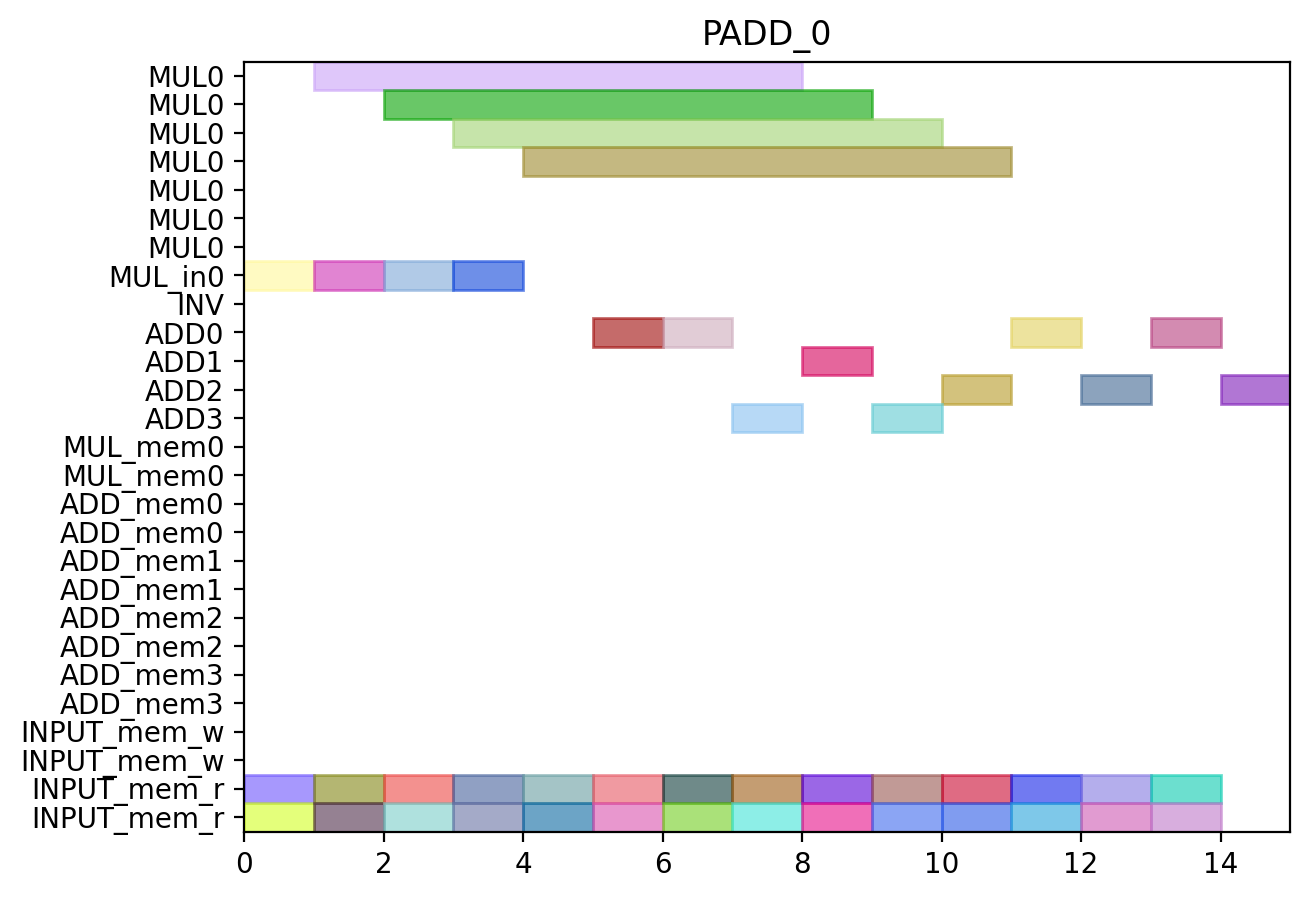

Generate this figure with Python:
from pyschedule import Scenario, solvers, plotters, alt


def solve():
	horizon = 90
	S = Scenario("PADD_0", horizon=horizon)

	# resource
	MUL = S.Resources('MUL', num=1, size=7)
	MUL_in = S.Resources('MUL_in', num=1)
	INV = S.Resource('INV')
	ADD = S.Resources('ADD', num=4, periods=range(1, horizon))
	MUL_mem = S.Resources('MUL_mem', num=1, size=2)
	ADD_mem = S.Resources('ADD_mem', num=4, size=2)
	INPUT_mem_w = S.Resource('INPUT_mem_w', size=2)
	INPUT_mem_r = S.Resource('INPUT_mem_r', size=2)

	# result of previous scheduling

	# new tasks
	t0_t0_in = S.Task('t0_t0_in', length=1, delay_cost=1)
	t0_t0_in += alt(MUL_in)
	t0_t0 = S.Task('t0_t0', length=7, delay_cost=1)
	t0_t0 += alt(MUL)
	S += t0_t0>=t0_t0_in

	t0_t0_mem0 = S.Task('t0_t0_mem0', length=1, delay_cost=1)
	t0_t0_mem0 += INPUT_mem_r
	S += t0_t0_mem0 <= t0_t0

	t0_t0_mem1 = S.Task('t0_t0_mem1', length=1, delay_cost=1)
	t0_t0_mem1 += INPUT_mem_r
	S += t0_t0_mem1 <= t0_t0

	t0_t1_in = S.Task('t0_t1_in', length=1, delay_cost=1)
	t0_t1_in += alt(MUL_in)
	t0_t1 = S.Task('t0_t1', length=7, delay_cost=1)
	t0_t1 += alt(MUL)
	S += t0_t1>=t0_t1_in

	t0_t1_mem0 = S.Task('t0_t1_mem0', length=1, delay_cost=1)
	t0_t1_mem0 += INPUT_mem_r
	S += t0_t1_mem0 <= t0_t1

	t0_t1_mem1 = S.Task('t0_t1_mem1', length=1, delay_cost=1)
	t0_t1_mem1 += INPUT_mem_r
	S += t0_t1_mem1 <= t0_t1

	t0_t2 = S.Task('t0_t2', length=1, delay_cost=1)
	t0_t2 += alt(ADD)

	t0_t2_mem0 = S.Task('t0_t2_mem0', length=1, delay_cost=1)
	t0_t2_mem0 += INPUT_mem_r
	S += t0_t2_mem0 <= t0_t2

	t0_t2_mem1 = S.Task('t0_t2_mem1', length=1, delay_cost=1)
	t0_t2_mem1 += INPUT_mem_r
	S += t0_t2_mem1 <= t0_t2

	t0_t3 = S.Task('t0_t3', length=1, delay_cost=1)
	t0_t3 += alt(ADD)

	t0_t3_mem0 = S.Task('t0_t3_mem0', length=1, delay_cost=1)
	t0_t3_mem0 += INPUT_mem_r
	S += t0_t3_mem0 <= t0_t3

	t0_t3_mem1 = S.Task('t0_t3_mem1', length=1, delay_cost=1)
	t0_t3_mem1 += INPUT_mem_r
	S += t0_t3_mem1 <= t0_t3

	t2_t0_in = S.Task('t2_t0_in', length=1, delay_cost=1)
	t2_t0_in += alt(MUL_in)
	t2_t0 = S.Task('t2_t0', length=7, delay_cost=1)
	t2_t0 += alt(MUL)
	S += t2_t0>=t2_t0_in

	t2_t0_mem0 = S.Task('t2_t0_mem0', length=1, delay_cost=1)
	t2_t0_mem0 += INPUT_mem_r
	S += t2_t0_mem0 <= t2_t0

	t2_t0_mem1 = S.Task('t2_t0_mem1', length=1, delay_cost=1)
	t2_t0_mem1 += INPUT_mem_r
	S += t2_t0_mem1 <= t2_t0

	t2_t1_in = S.Task('t2_t1_in', length=1, delay_cost=1)
	t2_t1_in += alt(MUL_in)
	t2_t1 = S.Task('t2_t1', length=7, delay_cost=1)
	t2_t1 += alt(MUL)
	S += t2_t1>=t2_t1_in

	t2_t1_mem0 = S.Task('t2_t1_mem0', length=1, delay_cost=1)
	t2_t1_mem0 += INPUT_mem_r
	S += t2_t1_mem0 <= t2_t1

	t2_t1_mem1 = S.Task('t2_t1_mem1', length=1, delay_cost=1)
	t2_t1_mem1 += INPUT_mem_r
	S += t2_t1_mem1 <= t2_t1

	t2_t2 = S.Task('t2_t2', length=1, delay_cost=1)
	t2_t2 += alt(ADD)

	t2_t2_mem0 = S.Task('t2_t2_mem0', length=1, delay_cost=1)
	t2_t2_mem0 += INPUT_mem_r
	S += t2_t2_mem0 <= t2_t2

	t2_t2_mem1 = S.Task('t2_t2_mem1', length=1, delay_cost=1)
	t2_t2_mem1 += INPUT_mem_r
	S += t2_t2_mem1 <= t2_t2

	t2_t3 = S.Task('t2_t3', length=1, delay_cost=1)
	t2_t3 += alt(ADD)

	t2_t3_mem0 = S.Task('t2_t3_mem0', length=1, delay_cost=1)
	t2_t3_mem0 += INPUT_mem_r
	S += t2_t3_mem0 <= t2_t3

	t2_t3_mem1 = S.Task('t2_t3_mem1', length=1, delay_cost=1)
	t2_t3_mem1 += INPUT_mem_r
	S += t2_t3_mem1 <= t2_t3

	t7_t2 = S.Task('t7_t2', length=1, delay_cost=1)
	t7_t2 += alt(ADD)

	t7_t2_mem0 = S.Task('t7_t2_mem0', length=1, delay_cost=1)
	t7_t2_mem0 += INPUT_mem_r
	S += t7_t2_mem0 <= t7_t2

	t7_t2_mem1 = S.Task('t7_t2_mem1', length=1, delay_cost=1)
	t7_t2_mem1 += INPUT_mem_r
	S += t7_t2_mem1 <= t7_t2

	t9_t2 = S.Task('t9_t2', length=1, delay_cost=1)
	t9_t2 += alt(ADD)

	t9_t2_mem0 = S.Task('t9_t2_mem0', length=1, delay_cost=1)
	t9_t2_mem0 += INPUT_mem_r
	S += t9_t2_mem0 <= t9_t2

	t9_t2_mem1 = S.Task('t9_t2_mem1', length=1, delay_cost=1)
	t9_t2_mem1 += INPUT_mem_r
	S += t9_t2_mem1 <= t9_t2

	t14_t2 = S.Task('t14_t2', length=1, delay_cost=1)
	t14_t2 += alt(ADD)

	t14_t2_mem0 = S.Task('t14_t2_mem0', length=1, delay_cost=1)
	t14_t2_mem0 += INPUT_mem_r
	S += t14_t2_mem0 <= t14_t2

	t14_t2_mem1 = S.Task('t14_t2_mem1', length=1, delay_cost=1)
	t14_t2_mem1 += INPUT_mem_r
	S += t14_t2_mem1 <= t14_t2

	new_TZ_t2 = S.Task('new_TZ_t2', length=1, delay_cost=1)
	new_TZ_t2 += alt(ADD)

	new_TZ_t2_mem0 = S.Task('new_TZ_t2_mem0', length=1, delay_cost=1)
	new_TZ_t2_mem0 += INPUT_mem_r
	S += new_TZ_t2_mem0 <= new_TZ_t2

	new_TZ_t2_mem1 = S.Task('new_TZ_t2_mem1', length=1, delay_cost=1)
	new_TZ_t2_mem1 += INPUT_mem_r
	S += new_TZ_t2_mem1 <= new_TZ_t2

	t16_t2 = S.Task('t16_t2', length=1, delay_cost=1)
	t16_t2 += alt(ADD)

	t16_t2_mem0 = S.Task('t16_t2_mem0', length=1, delay_cost=1)
	t16_t2_mem0 += INPUT_mem_r
	S += t16_t2_mem0 <= t16_t2

	t16_t2_mem1 = S.Task('t16_t2_mem1', length=1, delay_cost=1)
	t16_t2_mem1 += INPUT_mem_r
	S += t16_t2_mem1 <= t16_t2

	t17_t2 = S.Task('t17_t2', length=1, delay_cost=1)
	t17_t2 += alt(ADD)

	t17_t2_mem0 = S.Task('t17_t2_mem0', length=1, delay_cost=1)
	t17_t2_mem0 += INPUT_mem_r
	S += t17_t2_mem0 <= t17_t2

	t17_t2_mem1 = S.Task('t17_t2_mem1', length=1, delay_cost=1)
	t17_t2_mem1 += INPUT_mem_r
	S += t17_t2_mem1 <= t17_t2

	solvers.mip.solve(S,msg=1,kind='CPLEX',ratio_gap=1.01)

	solution = [['hoge']*len(S.solution()[1]) for i in range(len(S.solution()))]
	for i in range(len(S.solution())):
		for j in range(len(S.solution()[i])):
			solution[i][j]=str(S.solution()[i][j])
	print(solution)

	cycles = int(solution[-1][3])

	pic_file_name = "/home/mfukuda/pairing_automation_design2/bls12-440/scheduling/PADD_mul1_add4/PADD_0.png"
	if(S.solution() != []):
		plotters.matplotlib.plot(S,img_filename=pic_file_name, vertical_text=True, fig_size=(cycles*0.25+3, 5), show_task_labels=False)

	return solution
